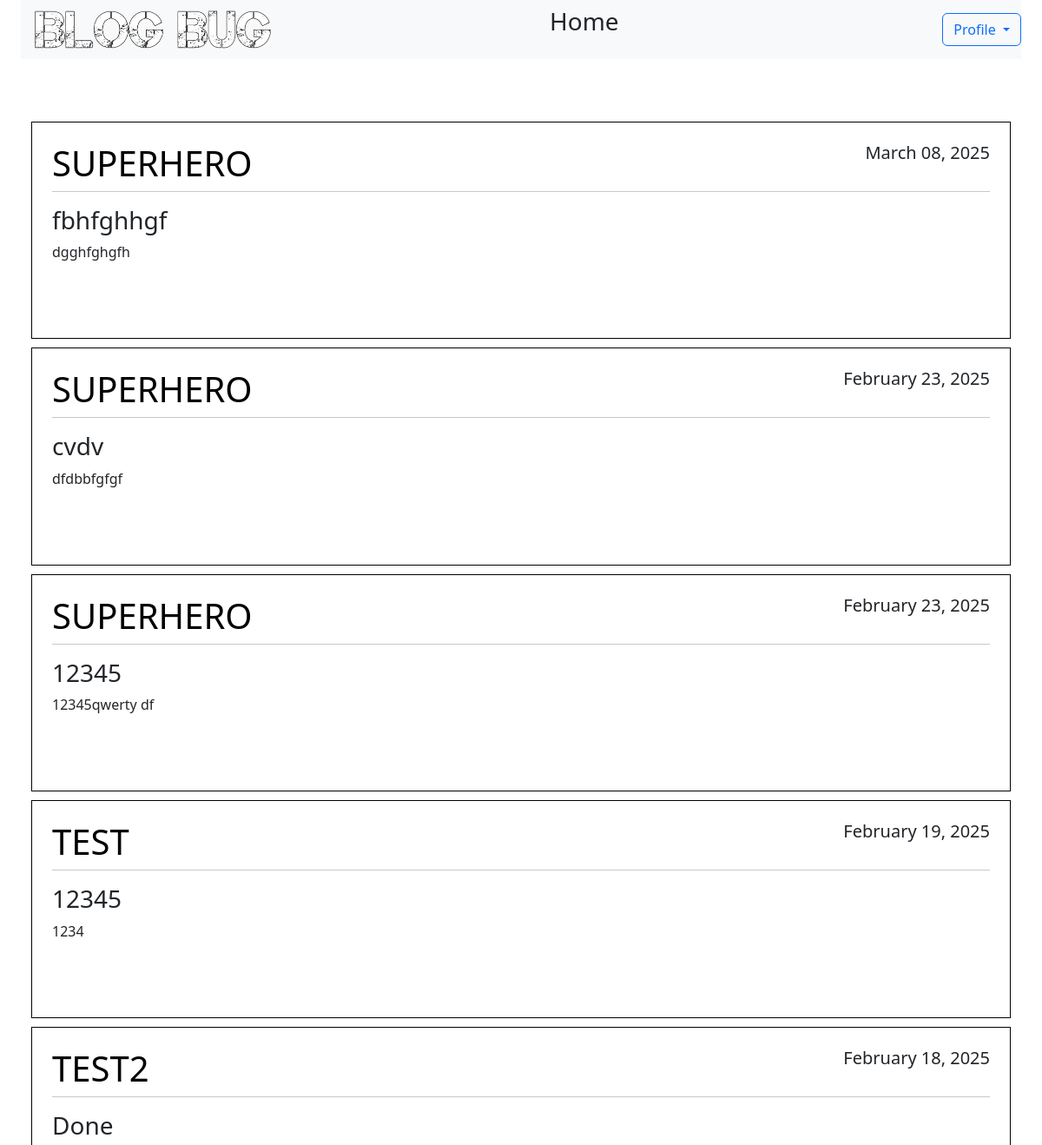
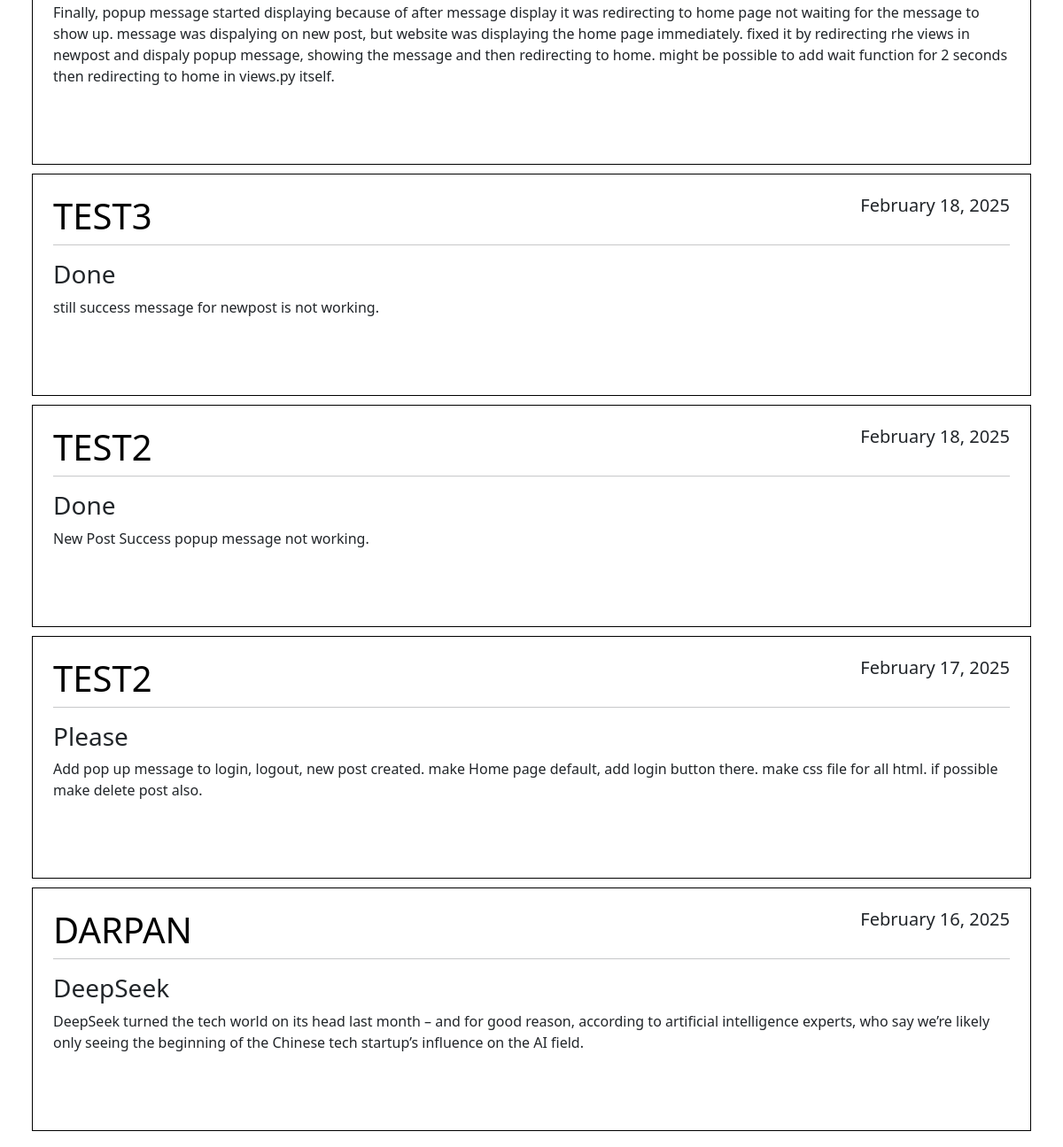
/home/, run on the app's committed database (2 pictures, top to bottom).
### blog/models.py (models this page shows, shortened)
class Posts(models.Model):
    tittle = models.CharField(max_length=100)
    content = models.TextField()
    date_posted = models.DateTimeField(default=timezone.now)
    author = models.ForeignKey(User, on_delete=models.CASCADE)

### blog/views.py (the view)
# urls.py: path('home/', views.home),
def home(request):
    context = {
        'posts': Posts.objects.all().order_by('-date_posted')
    }
    return render(request, 'blog/home.html', context)

### blog/templates/blog/home.html (shortened to what this page needs)
{% extends 'blog/base.html' %}
{% block content %}
{% load static %}
<div class="container custom-container">
<nav class="navbar navbar-expand-lg navbar-light bg-light w-100">
    <div class="collapse navbar-collapse" id="navbarSupportedContent">
        <ul class="navbar-nav mr-auto ">
            <li><a href="/home"><img class="w-50 " src="{% static 'image/pho.png' %}" alt=""></a></li>
            <p><H3>Home</H3></p>
        </ul>
        <form class="form-inline my-2 my-lg-0">
            <div class="dropdown">
                <button class="btn btn-outline-primary dropdown-toggle" type="button" id="dropdownMenuButton"
                    data-toggle="dropdown" aria-haspopup="true" aria-expanded="false">
                    Profile
                </button>
            </div>
        </form>
    </div>
</nav>
<br><br><br>
<div class="container custom-container" style="max-width: 1350px; ">
    {% for post in posts %}
    <article class="media content-section">
        <div class="media-body" style="border: 1px solid black; padding: 23px; margin-bottom: 10px;">
            <div class="article-metadata">
                <h1 class="text-uppercase" style="text-align:left;float:left; color: #000000;">{{ post.author }}</h1>
                <h5 style="text-align:right;float:right;">{{ post.date_posted|date:"F d, Y" }}</h5>
                <hr style="clear:both;" />
            </div>
            <h3>{{ post.tittle }}</h3>
            <p class="article-content">{{ post.content }}</p>
            <br><br>
        </div>
    </article>
    {% endfor %}
</div>
</div>
{% endblock %}

### blog/templates/blog/base.html (style rules this page uses)
.custom-container { max-width: 1450px; }

### data on the page
Posts: author "SUPERHERO", date_posted "March 08, 2025", tittle "fbhfghhgf", content "dgghfghgfh"
Posts: author "SUPERHERO", date_posted "February 23, 2025", tittle "cvdv", content "dfdbbfgfgf"
Posts: author "SUPERHERO", date_posted "February 23, 2025", tittle "12345", content "12345qwerty df"
Posts: author "TEST", date_posted "February 19, 2025", tittle "12345", content "1234"
Posts: author "TEST2", date_posted "February 18, 2025", tittle "Done", content "Finally, popup message started displaying because of after message display it was redirecting to home page not waiting for the message to show up. message was dispalying on new post, but website was displaying the home page immediately. fixed it by redirecting rhe views in newpost and dispaly popup message, showing the message and then redirecting to home. might be possible to add wait function for 2 seconds then redirecting to home in views.py itself."
Posts: author "TEST3", date_posted "February 18, 2025", tittle "Done", content "still success message for newpost is not working."
Posts: author "TEST2", date_posted "February 18, 2025", tittle "Done", content "New Post Success popup message not working."
Posts: author "TEST2", date_posted "February 17, 2025", tittle "Please", content "Add pop up message to login, logout, new post created. make Home page default, add login button there. make css file for all html. if possible make delete post also."
Posts: author "DARPAN", date_posted "February 16, 2025", tittle "DeepSeek", content "DeepSeek turned the tech world on its head last month – and for good reason, according to artificial intelligence experts, who say we’re likely only seeing the beginning of the Chinese tech startup’s influence on the AI field."
